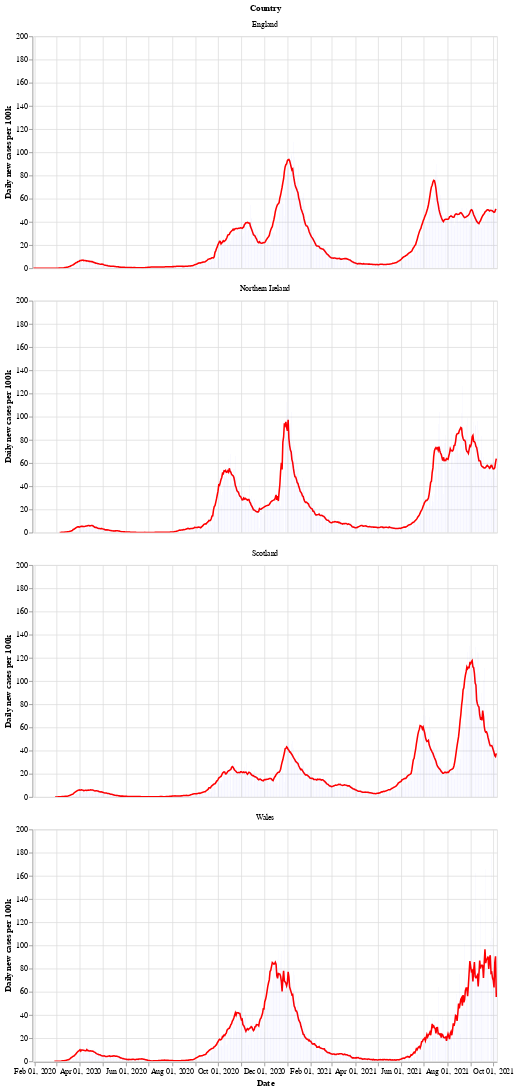

Source (notebook cell):
### Markdown cell above
Next is a bar chart of the number of new cases in each country (per 100k population), with the 7 day moving average of cases. Again we see that Wales saw a longer period of raising and falling cases compared to the other countries.

After a period of cases falling, each nation is now seeing a rise in the number of cases - especially in Wales.

### Code cell
# collapse
bars = alt.Chart(uk_cases).mark_bar().encode(
    x=alt.X("yearmonthdate(date):T", axis=alt.Axis(title='Date')),
    y=alt.Y("newCasesRate:Q", axis=alt.Axis(title='Daily new cases per 100k')),
    tooltip='newCasesRate',
    color=alt.condition(
        alt.datum.dailyChange > 0,
        alt.value("orange"),  # The positive color
        alt.value("blue")  # The negative color
    )
).properties(title='New cases per 100k population with rolling 7 day average', width=600).interactive()
line = alt.Chart(uk_cases).mark_line(
    color='red',
    size=2,
).transform_window(
    rolling_mean='mean(newCasesRate)',
    frame=[0, 7],
    groupby=['areaName']
).encode(
    x='yearmonthdate(date):T',
    y='rolling_mean:Q'
)
alt.layer(line, bars, data=uk_cases).facet(alt.Row('areaName', title='Country'), columns=1)

### Figure 1 — Vega-Lite specification as saved in the notebook (floating-point values rounded to 4 significant figures; data arrays with more than 128 entries replaced by an {"elided": "..."} marker saying what was removed)
{"config": {"view": {"continuousWidth": 400, "continuousHeight": 300}}, "data": {"name": "data-ff420c95eb28dc67664d6bed536ed6e0"}, "facet": {"type": "nominal", "field": "areaName", "title": "Country"}, "spec": {"layer": [{"mark": {"type": "line", "color": "red", "size": 2}, "encoding": {"x": {"type": "temporal", "field": "date", "timeUnit": "yearmonthdate"}, "y": {"type": "quantitative", "field": "rolling_mean"}}, "transform": [{"window": [{"op": "mean", "field": "newCasesRate", "as": "rolling_mean"}], "frame": [0, 7], "groupby": ["areaName"]}]}, {"mark": "bar", "encoding": {"color": {"condition": {"value": "orange", "test": "(datum.dailyChange > 0)"}, "value": "blue"}, "tooltip": {"type": "quantitative", "field": "newCasesRate"}, "x": {"type": "temporal", "axis": {"title": "Date"}, "field": "date", "timeUnit": "yearmonthdate"}, "y": {"type": "quantitative", "axis": {"title": "Daily new cases per 100k"}, "field": "newCasesRate"}}, "selection": {"selector002": {"type": "interval", "bind": "scales", "encodings": ["x", "y"]}}, "title": "New cases per 100k population with rolling 7 day average", "width": 600}]}, "columns": 1, "$schema": "https://vega.github.io/schema/vega-lite/v4.8.1.json", "datasets": {"data-ff420c95eb28dc67664d6bed536ed6e0": {"elided": "2368 records"}}}
